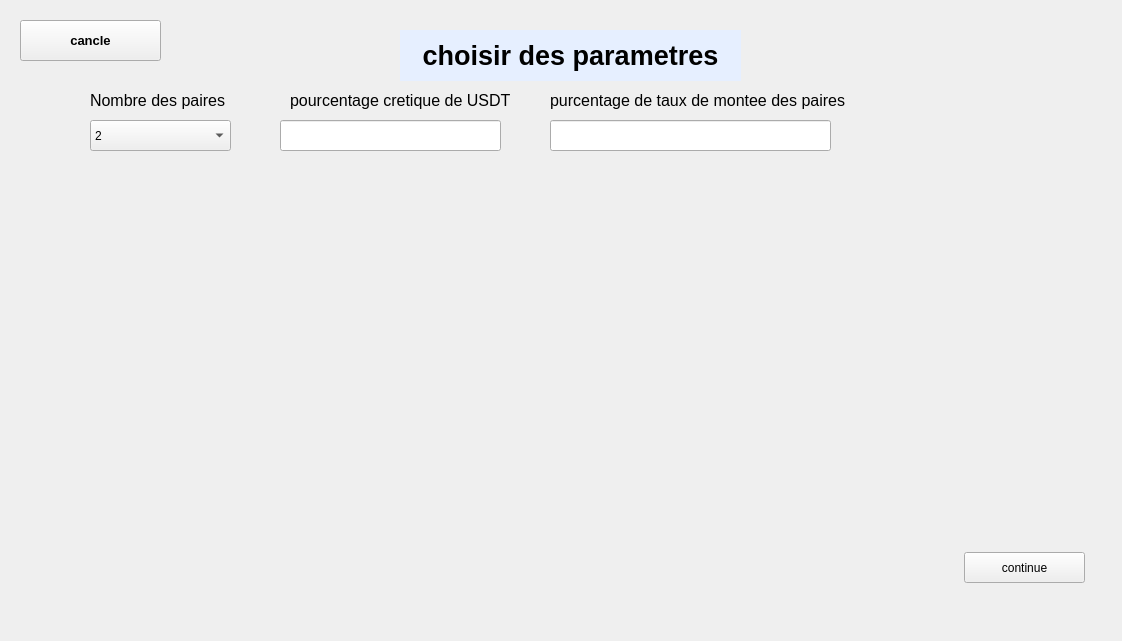
<?xml version="1.0" encoding="UTF-8"?>
<ui version="4.0">
 <class>Form</class>
 <widget class="QWidget" name="Form">
  <property name="geometry">
   <rect>
    <x>0</x>
    <y>0</y>
    <width>1122</width>
    <height>641</height>
   </rect>
  </property>
  <property name="windowTitle">
   <string>Form</string>
  </property>
  <widget class="QLabel" name="label">
   <property name="geometry">
    <rect>
     <x>400</x>
     <y>30</y>
     <width>341</width>
     <height>51</height>
    </rect>
   </property>
   <property name="font">
    <font>
     <pointsize>20</pointsize>
     <weight>75</weight>
     <bold>true</bold>
    </font>
   </property>
   <property name="styleSheet">
    <string notr="true">background-color: rgb(230, 239, 255);</string>
   </property>
   <property name="text">
    <string>choisir des parametres</string>
   </property>
   <property name="alignment">
    <set>Qt::AlignCenter</set>
   </property>
  </widget>
  <widget class="QComboBox" name="nbPaires">
   <property name="geometry">
    <rect>
     <x>90</x>
     <y>120</y>
     <width>141</width>
     <height>31</height>
    </rect>
   </property>
   <item>
    <property name="text">
     <string>2</string>
    </property>
   </item>
   <item>
    <property name="text">
     <string>3</string>
    </property>
   </item>
   <item>
    <property name="text">
     <string>4</string>
    </property>
   </item>
   <item>
    <property name="text">
     <string>5</string>
    </property>
   </item>
   <item>
    <property name="text">
     <string>6</string>
    </property>
   </item>
   <item>
    <property name="text">
     <string>7</string>
    </property>
   </item>
   <item>
    <property name="text">
     <string>8</string>
    </property>
   </item>
  </widget>
  <widget class="QLabel" name="label_2">
   <property name="geometry">
    <rect>
     <x>90</x>
     <y>90</y>
     <width>141</width>
     <height>20</height>
    </rect>
   </property>
   <property name="font">
    <font>
     <pointsize>12</pointsize>
    </font>
   </property>
   <property name="text">
    <string>Nombre des paires</string>
   </property>
  </widget>
  <widget class="QLabel" name="label_3">
   <property name="geometry">
    <rect>
     <x>290</x>
     <y>90</y>
     <width>221</width>
     <height>21</height>
    </rect>
   </property>
   <property name="font">
    <font>
     <pointsize>12</pointsize>
    </font>
   </property>
   <property name="text">
    <string>pourcentage cretique de USDT</string>
   </property>
  </widget>
  <widget class="QLineEdit" name="usdtLimit">
   <property name="geometry">
    <rect>
     <x>280</x>
     <y>120</y>
     <width>221</width>
     <height>31</height>
    </rect>
   </property>
  </widget>
  <widget class="QLabel" name="label_4">
   <property name="geometry">
    <rect>
     <x>550</x>
     <y>90</y>
     <width>301</width>
     <height>21</height>
    </rect>
   </property>
   <property name="font">
    <font>
     <pointsize>12</pointsize>
    </font>
   </property>
   <property name="text">
    <string>purcentage de taux de montee des paires</string>
   </property>
  </widget>
  <widget class="QLineEdit" name="paireLimit">
   <property name="geometry">
    <rect>
     <x>550</x>
     <y>120</y>
     <width>281</width>
     <height>31</height>
    </rect>
   </property>
  </widget>
  <widget class="QPushButton" name="continueButton">
   <property name="geometry">
    <rect>
     <x>964</x>
     <y>552</y>
     <width>121</width>
     <height>31</height>
    </rect>
   </property>
   <property name="text">
    <string>continue</string>
   </property>
  </widget>
  <widget class="QLabel" name="errorLabel">
   <property name="geometry">
    <rect>
     <x>600</x>
     <y>320</y>
     <width>491</width>
     <height>41</height>
    </rect>
   </property>
   <property name="font">
    <font>
     <pointsize>9</pointsize>
    </font>
   </property>
   <property name="styleSheet">
    <string notr="true">color: rgb(255, 0, 0);</string>
   </property>
   <property name="text">
    <string/>
   </property>
  </widget>
  <widget class="QPushButton" name="cancle">
   <property name="geometry">
    <rect>
     <x>20</x>
     <y>20</y>
     <width>141</width>
     <height>41</height>
    </rect>
   </property>
   <property name="font">
    <font>
     <pointsize>10</pointsize>
     <weight>75</weight>
     <bold>true</bold>
    </font>
   </property>
   <property name="text">
    <string>cancle</string>
   </property>
  </widget>
 </widget>
 <resources/>
 <connections/>
</ui>
